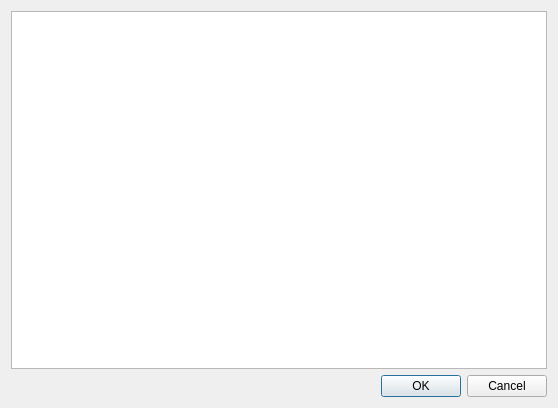
<?xml version="1.0" encoding="UTF-8"?>
<ui version="4.0">
 <class>AddItemToEntity</class>
 <widget class="QDialog" name="AddItemToEntity">
  <property name="geometry">
   <rect>
    <x>0</x>
    <y>0</y>
    <width>558</width>
    <height>408</height>
   </rect>
  </property>
  <property name="windowTitle">
   <string>Dialog</string>
  </property>
  <layout class="QVBoxLayout" name="verticalLayout_2">
   <item>
    <layout class="QVBoxLayout" name="verticalLayout">
     <item>
      <widget class="QListView" name="itemListView">
       <property name="selectionMode">
        <enum>QAbstractItemView::MultiSelection</enum>
       </property>
      </widget>
     </item>
     <item>
      <widget class="QDialogButtonBox" name="buttonBox">
       <property name="orientation">
        <enum>Qt::Horizontal</enum>
       </property>
       <property name="standardButtons">
        <set>QDialogButtonBox::Cancel|QDialogButtonBox::Ok</set>
       </property>
      </widget>
     </item>
    </layout>
   </item>
  </layout>
 </widget>
 <resources/>
 <connections>
  <connection>
   <sender>buttonBox</sender>
   <signal>accepted()</signal>
   <receiver>AddItemToEntity</receiver>
   <slot>accept()</slot>
   <hints>
    <hint type="sourcelabel">
     <x>248</x>
     <y>254</y>
    </hint>
    <hint type="destinationlabel">
     <x>157</x>
     <y>274</y>
    </hint>
   </hints>
  </connection>
  <connection>
   <sender>buttonBox</sender>
   <signal>rejected()</signal>
   <receiver>AddItemToEntity</receiver>
   <slot>reject()</slot>
   <hints>
    <hint type="sourcelabel">
     <x>316</x>
     <y>260</y>
    </hint>
    <hint type="destinationlabel">
     <x>286</x>
     <y>274</y>
    </hint>
   </hints>
  </connection>
 </connections>
</ui>
